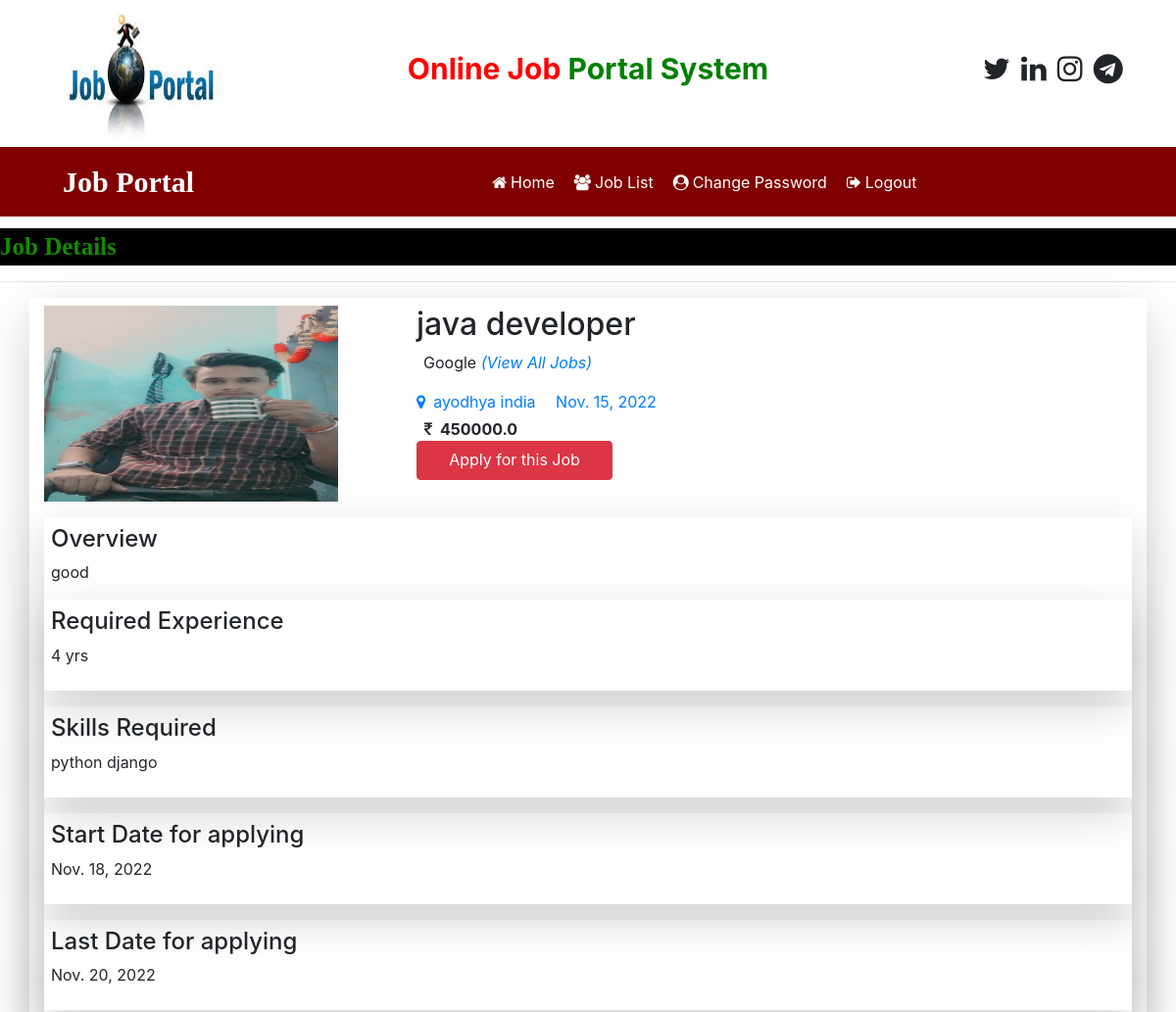
Page /job_detail/1 on the committed database.
### job/models.py (models this page shows, shortened)
class Job(models.Model):
    recruiter = models.ForeignKey(Recruiter,on_delete=models.CASCADE)
    start_date = models.DateField()
    end_date = models.DateField()
    title = models.CharField(max_length=100)
    salary = models.FloatField(max_length=20)
    image = models.FileField()
    description = models.CharField(max_length=300)
    experience = models.CharField(max_length=50)
    location = models.CharField(max_length=100)
    skills = models.CharField(max_length=100)
    creationdate = models.DateField()

class Recruiter(models.Model):
    user = models.ForeignKey(User,on_delete=models.CASCADE)
    mobile = models.CharField(max_length=150,null=True)
    image = models.FileField(null=True)
    gender = models.CharField(max_length=250,null=True)
    company = models.CharField(max_length=250,null=True)
    type = models.CharField(max_length=130,null=True)
    status = models.CharField(max_length=130,null=True)

### job/views.py (the view)
# urls.py: path('job_detail/<int:pid>',  job_detail,  name="job_detail"),
def job_detail(request,pid):
    job = Job.objects.get(id=pid)
    d = {'job':job}
    return render(request,'job_detail.html',d)

### job/templates/job_detail.html (shortened to what this page needs)
{% load static %}
{% block body %}
{% include 'user_navigation.html' %}
<marquee style="font-family : 'Monotype Corsiva'; font-size:25px ; color : rgb(21, 139, 0) ; background-color : black ;font-weight: bold ; margin-top : 1%">
    Job Details
</marquee>
 <hr>
<div class="container shadow-lg py-2 mb-2">
    <div class="row">
        <dIV class="col-md-4">
            <img src="{{job.image.url}}" style="width: 300px;height:200px">
        </dIV>
        <div class="col-md-6">
            <h2>{{job.title}}</h2>
            <p>{{job.recruiter.company}} <em><a href="{% url 'user_latestjobs' %}">(View All Jobs)</a></em></p>
            <a href="#" class="mr-2"><i class="fa fa-map-marker mr-2"></i>{{job.location}}</a>
            <a href="#" >{{job.creationdate}}</a>
            <br>
            <strong><i class="fa fa-inr mr-2 mt-2"></i>{{job.salary}}</strong>
          <div class="mt=4">
            <a href="{% url 'applyforjob' job.id %}" class="btn btn-danger" style="width: 200px; height:40px ">Apply for this Job</a>
          </div>
        </div>
    </div>
    <div class="mt-3 shadow-lg py-2 mb-2">
        <div>
        <h4>Overview</h4>
        <p>{{job.description}}</p>
    </div>
    <div class="mt-3 shadow-lg py-2 mb-2">
        <h4>Required Experience</h4>
        <p>{{job.experience}} yrs</p>
    </div>
    <div class="mt-3 shadow-lg py-2 mb-2">
        <h4>Skills Required</h4>
        <p>{{job.skills}}</p>
    </div>
    <div class="mt-3 shadow-lg py-2 mb-2">
        <h4>Start Date for applying</h4>
        <p>{{job.start_date}}</p>
    </div>
    <div class="mt-3 shadow-lg py-2 mb-2">
        <h4>Last Date for applying</h4>
        <p>{{job.end_date}}</p>
    </div>
    </div>
</div>
{% endblock %}

### job/templates/job_detail.html (style rules this page uses)
h4,p { margin-left: 7px; }

### rows in the picture
Job: image (picture), title "java developer", recruiter.company "Google", location "ayodhya india", creationdate "Nov. 15, 2022", salary "450000.0", description "good", experience "4", skills "python django", start_date "Nov. 18, 2022", end_date "Nov. 20, 2022"
